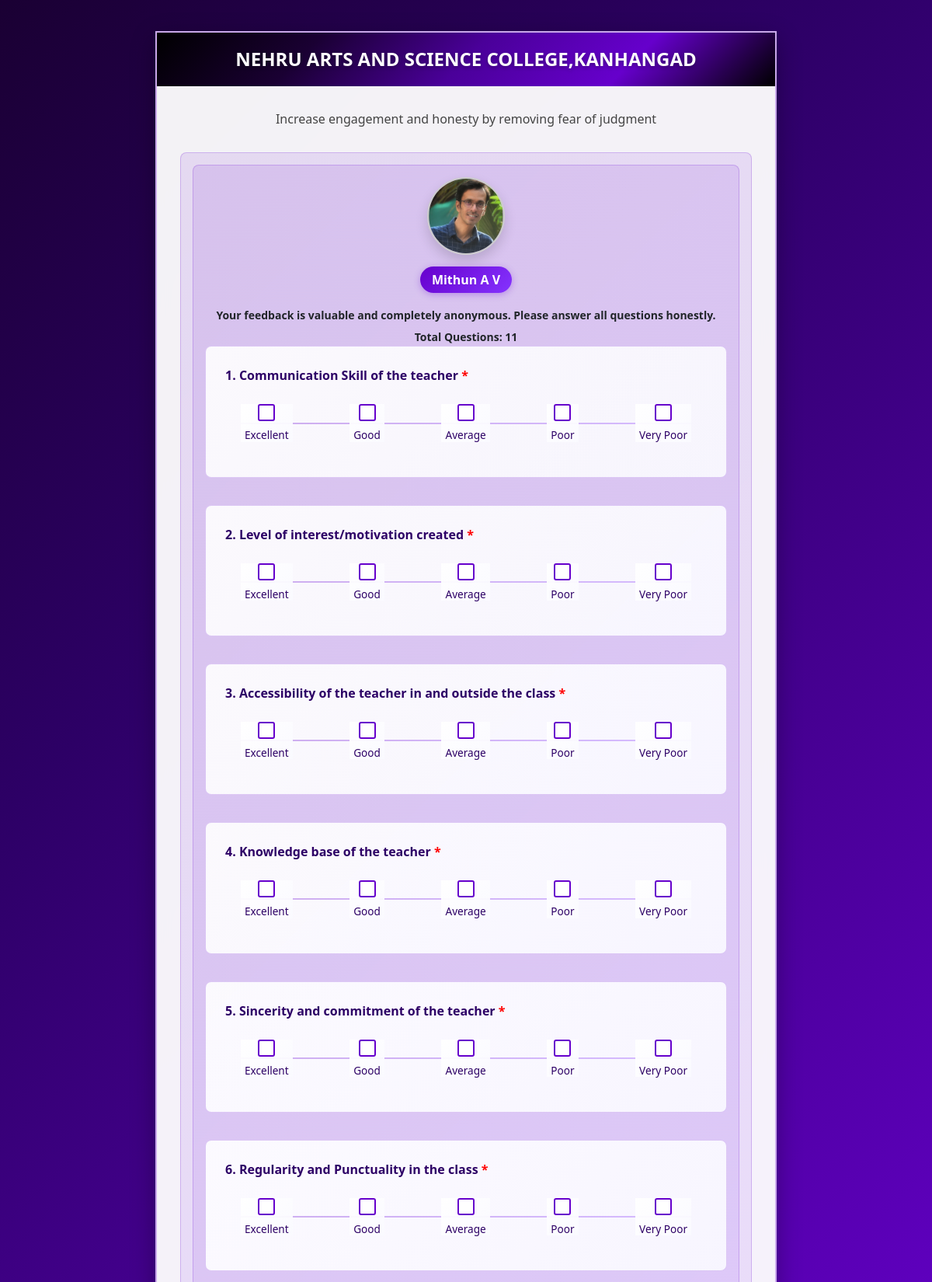
/student-feedback/teacher-course/18/ (upper part), run on the app's committed database.
### feedback_app/models.py (models this page shows, shortened)
class Teacher(models.Model):
    user = models.OneToOneField(User, on_delete=models.CASCADE, null=True, blank=True)  # <-- Add this line
    teacher_id = models.AutoField(primary_key=True)
    name = models.CharField(max_length=100)
    dept = models.ForeignKey(Department, on_delete=models.CASCADE)
    designation = models.CharField(max_length=100)
    gender = models.CharField(max_length=10)
    role = models.ForeignKey(Role, on_delete=models.CASCADE)
    fb_active = models.BooleanField(default=False)
    profile_picture = models.ImageField(upload_to='profile_pics/', blank=True, null=True)

class FeedbackQuestion(models.Model):
    q_id = models.AutoField(primary_key=True)
    q_desc = models.TextField()
    q_type = models.CharField(max_length=20)  # e.g., 'MCQ' or 'DESC'
    active = models.BooleanField(default=True)
    is_required = models.BooleanField(default=False)  # NEW FIELD

class FeedbackQOption(models.Model):
    q = models.ForeignKey(FeedbackQuestion, on_delete=models.CASCADE)
    ans_id = models.CharField(max_length=10)  # Custom ID (not necessary for options)
    answer = models.CharField(max_length=200)  # The text of the option (e.g., "Excellent")

### feedback_app/views.py (the view)
# urls.py: path('student-feedback/teacher-course/<int:teacher_batch_id>/', views.student_feedback_form_by_teacher_course, name='student_feedback_form_by_teacher_course'),
def student_feedback_form_by_teacher_course(request, teacher_batch_id):
    teacher_batch = get_object_or_404(TeacherBatch, pk=teacher_batch_id, is_active_for_feedback=True)
    questions = FeedbackQuestion.objects.filter(active=True).order_by('q_id')
    if 'student_feedback_session' not in request.session:
        request.session['student_feedback_session'] = str(uuid.uuid4())
    mcq_questions = []
    desc_questions = []
    for question in questions:
        if question.q_type == 'MCQ':
            options = FeedbackQOption.objects.filter(q=question).order_by('ans_id')
            mcq_questions.append({'question': question, 'options': options})
        elif question.q_type == 'DESC':
            desc_questions.append(question)
    context = {
        'mcq_questions': mcq_questions,
        'desc_questions': desc_questions,
        'session_id': request.session['student_feedback_session'],
        'total_questions': questions.count(),
        'teacher_batch': teacher_batch,  # Pass the teacher-batch object
        'teacher': teacher_batch.teacher,
        'course': teacher_batch.course,
        'batch': teacher_batch.batch
    }
    return render(request, 'feedback_form.html', context)

### feedback_app/context_processors.py (called while the page is built)
def is_admin(request):
    user = request.user
    return {'is_admin': user.is_superuser or user.groups.filter(name='admin').exists()}

def is_hod(request):
    return {'is_hod': request.user.groups.filter(name='hod').exists()}

def is_teacher(request):
    return {'is_teacher': request.user.groups.filter(name='teacher').exists()}

### templates/feedback_form.html (shortened to what this page needs)
<!DOCTYPE html>
<html lang="en">
<head>
    <link href="https://cdn.jsdelivr.net/npm/bootstrap@5.1.3/dist/css/bootstrap.min.css" rel="stylesheet">
</head>
<body>
    <div class="feedback-container">
        <div class="form-section">
            <div class="form-header">
                <h2>NEHRU ARTS AND SCIENCE COLLEGE,KANHANGAD</h2>
            </div>
            <div class="form-body">
                <p class="intro-text text-center">Increase engagement and honesty by removing fear of judgment</p>
                {% if teacher %}
                <div class="teacher-info">
                    <div class="teacher-info text-center mb-4">
                        {% if teacher.profile_picture %}
                            <img src="{{ teacher.profile_picture.url }}" alt="Profile Picture"class="rounded-circle shadow" height="100" width="100"style="object-fit: cover; border: 2px solid #ccc;">
                        {% else %}
                            <img src="/media/profile_pics/default.jpg" alt="Default Profile Picture" class="rounded-circle shadow" height="100" width="100" style="object-fit: cover; border: 2px solid #ccc;">
                        {% endif %}
                        <div style="margin-top: 15px;">
                    <p><strong> <span class="teacher-badge">{{ teacher.name }}</span></p>
                    <p class="mb-1"><small>Your feedback is valuable and completely anonymous. Please answer all questions honestly.</small></p>
                    <p class="mb-0"><small><strong>Total Questions:</strong> {{ total_questions }}</small></p>
                </div>
                {% endif %}
                <form id="feedbackForm">
                    {% for mcq in mcq_questions %}
                    <div class="question-section" data-question-id="{{ mcq.question.q_id }}" data-question-type="MCQ">
                        <div class="question-title">
                            {{ forloop.counter }}. {{ mcq.question.q_desc }}
                            <span style="color: red;">*</span>
                        </div>
                        <div class="rating-container">
                            {% for option in mcq.options %}
                            <div class="rating-option">
                                <div class="rating-checkbox" data-question="question_{{ mcq.question.q_id }}" data-value="{{ option.id }}"></div>
                                <div class="rating-label">{{ option.answer }}</div>
                            </div>
                            {% endfor %}
                        </div>
                    </div>
                    {% endfor %}
                </form>
            </div>
        </div>
    </div>
</body>
</html>

### templates/feedback_form.html (style rules this page uses)
body { background: linear-gradient(135deg, #1a0033 0%, #2d0066 25%, #4a0099 50%, #6600cc 75%, #8533ff 100%); min-height: 100vh; font-family: 'Segoe UI', Tahoma, Geneva, Verdana, sans-serif; padding: 40px 20px; display: flex; align-items: center; justify-content: center; }
.feedback-container { max-width: 800px; width: 100%; }
.form-section { background: rgba(255, 255, 255, 0.95); border: 2px solid rgba(102, 0, 204, 0.3); border-radius: 0; padding: 0; overflow: hidden; box-shadow: 0 10px 30px rgba(0, 0, 0, 0.3); backdrop-filter: blur(10px); }
.form-header { background: linear-gradient(135deg, #000000 0%, #1a0033 25%, #4a0099 50%, #6600cc 75%, #000000 100%); color: white; padding: 20px; text-align: center; }
.form-header h2 { margin: 0; font-size: 1.5rem; font-weight: 600; text-shadow: 0 2px 5px rgba(0, 0, 0, 0.3); }
.form-body { padding: 30px; }
.intro-text { color: #444; margin-bottom: 30px; line-height: 1.6; }
.teacher-info { background: linear-gradient(135deg, rgba(102, 0, 204, 0.1), rgba(133, 51, 255, 0.1)); border: 1px solid rgba(102, 0, 204, 0.2); border-radius: 8px; padding: 15px; margin-bottom: 25px; text-align: center; }
.teacher-badge { background: linear-gradient(135deg, #6600cc, #8533ff); color: white; padding: 5px 15px; border-radius: 20px; font-weight: 600; display: inline-block; box-shadow: 0 2px 10px rgba(102, 0, 204, 0.3); }
.question-section { margin-bottom: 35px; padding: 25px; border: 1px solid rgba(102, 0, 204, 0.2); border-radius: 8px; background: linear-gradient(135deg, rgba(255, 255, 255, 0.9), rgba(250, 250, 255, 0.9)); }
.question-title { font-weight: 600; color: #2d0066; margin-bottom: 25px; font-size: 1rem; text-align: left; }
.rating-container { position: relative; display: flex; justify-content: space-between; align-items: center; margin: 20px 0; padding: 0 20px; }
.rating-container::before { content: ''; position: absolute; top: 50%; left: 20px; right: 20px; height: 2px; background: linear-gradient(90deg, rgba(102, 0, 204, 0.3), rgba(133, 51, 255, 0.3)); z-index: 1; transform: translateY(-50%); }
.rating-option { display: flex; flex-direction: column; align-items: center; gap: 10px; position: relative; z-index: 2; background: linear-gradient(135deg, rgba(255, 255, 255, 0.95), rgba(250, 250, 255, 0.95)); padding: 0 5px; }
.rating-checkbox { width: 22px; height: 22px; border: 2px solid #6600cc; border-radius: 3px; cursor: pointer; position: relative; background: white; transition: all 0.2s ease; }
.rating-label { font-size: 0.85rem; color: #2d0066; text-align: center; font-weight: 500; max-width: 80px; line-height: 1.2; }

### data on the page
Teacher: profile_picture (picture), name "Mithun A V"
FeedbackQuestion: question.q_desc "Communication Skill of the teacher"
FeedbackQOption: {{ option.id }} 10 (drawn), answer "Excellent"
FeedbackQOption: {{ option.id }} 11 (drawn), answer "Good"
FeedbackQOption: {{ option.id }} 12 (drawn), answer "Average"
FeedbackQOption: {{ option.id }} 13 (drawn), answer "Poor"
FeedbackQOption: {{ option.id }} 14 (drawn), answer "Very Poor"
FeedbackQuestion: question.q_desc "Level of interest/motivation created"
FeedbackQOption: {{ option.id }} 15 (drawn), answer "Excellent"
FeedbackQOption: {{ option.id }} 16 (drawn), answer "Good"
FeedbackQOption: {{ option.id }} 17 (drawn), answer "Average"
FeedbackQOption: {{ option.id }} 18 (drawn), answer "Poor"
FeedbackQOption: {{ option.id }} 19 (drawn), answer "Very Poor"
FeedbackQuestion: question.q_desc "Accessibility of the teacher in and outside the class"
FeedbackQOption: {{ option.id }} 20 (drawn), answer "Excellent"
FeedbackQOption: {{ option.id }} 21 (drawn), answer "Good"
FeedbackQOption: {{ option.id }} 22 (drawn), answer "Average"
FeedbackQOption: {{ option.id }} 23 (drawn), answer "Poor"
FeedbackQOption: {{ option.id }} 24 (drawn), answer "Very Poor"
FeedbackQuestion: question.q_desc "Knowledge base of the teacher"
FeedbackQOption: {{ option.id }} 25 (drawn), answer "Excellent"
FeedbackQOption: {{ option.id }} 26 (drawn), answer "Good"
FeedbackQOption: {{ option.id }} 27 (drawn), answer "Average"
FeedbackQOption: {{ option.id }} 28 (drawn), answer "Poor"
FeedbackQOption: {{ option.id }} 29 (drawn), answer "Very Poor"
FeedbackQuestion: question.q_desc "Sincerity and commitment of the teacher"
FeedbackQOption: {{ option.id }} 30 (drawn), answer "Excellent"
FeedbackQOption: {{ option.id }} 31 (drawn), answer "Good"
FeedbackQOption: {{ option.id }} 32 (drawn), answer "Average"
FeedbackQOption: {{ option.id }} 33 (drawn), answer "Poor"
FeedbackQOption: {{ option.id }} 34 (drawn), answer "Very Poor"
FeedbackQuestion: question.q_desc "Regularity and Punctuality in the class"
FeedbackQOption: {{ option.id }} 35 (drawn), answer "Excellent"
FeedbackQOption: {{ option.id }} 36 (drawn), answer "Good"
FeedbackQOption: {{ option.id }} 37 (drawn), answer "Average"
FeedbackQOption: {{ option.id }} 38 (drawn), answer "Poor"
FeedbackQOption: {{ option.id }} 39 (drawn), answer "Very Poor"

### other printed values
{{ total_questions }} "11"
